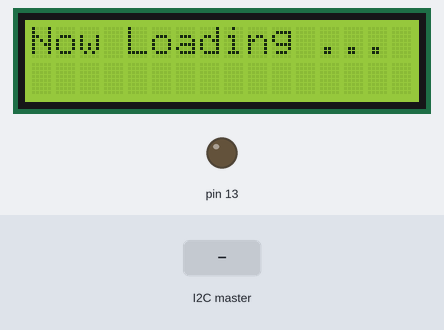
Recording of a sketch running on a simulated Arduino Uno, built with avr-gcc and run on an emulated ATmega328P. On the bench: 16×2 character LCD, output pins drawn as LEDs (lit = HIGH). Inputs (shaded band) come from the test bench.

Above: at 1.2 s.
1.3 s: the I2C master sends the byte 1
At 2.5 s:
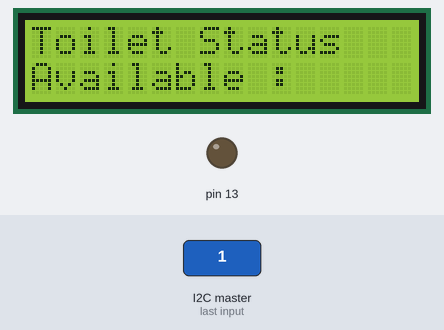
2.8 s: the I2C master sends the byte 0
4.3 s: the I2C master sends the byte 2
5.8 s: the I2C master sends the byte 90
At 6.5 s:
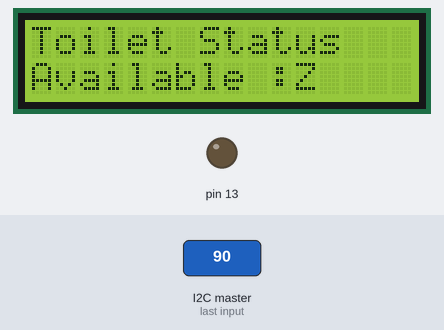
7.3 s: the I2C master sends the byte 200
At 8.8 s:
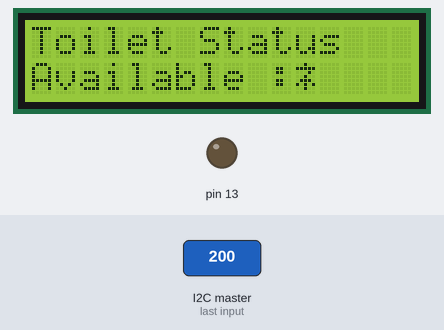
Timing chart, 0 to 9.8 s (numbered marks = the images above; inputs shaded):
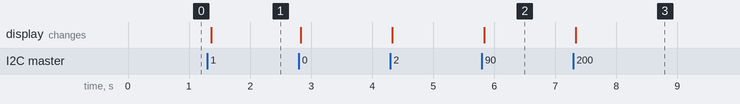

The sketch:

LCD.ino
```cpp
#include <Wire.h>
#include <LiquidCrystal_I2C.h>

#define SLAVE 10

String receivedMassage;

LiquidCrystal_I2C lcd(0x3F, 16, 2);
boolean isLCDLoading = true;

void blink();
void play();
void LCDManager();
void receiveFromMaster(int);

void setup(){
	receivedMassage = String();
	isLCDLoading = true;
	lcd.begin();
	lcd.backlight();
	lcd.print("Now Loading ...");
	Wire.begin(SLAVE);
	Wire.onReceive(receiveFromMaster);
	pinMode(13, OUTPUT);
}

void loop(){
	if(receivedMassage != String())	play();
}

void receiveFromMaster(int bytes) {
	while(Wire.available() > 0)
		receivedMassage = String(receivedMassage + (char)Wire.read());
	blink();
}

void LCDManager(){
	if(isLCDLoading){
		lcd.clear();
		lcd.print("Toilet Status");
		lcd.setCursor(0,1);
		lcd.print("Available : ");
		isLCDLoading = false;
	}
	lcd.setCursor(11,1);
	lcd.print(receivedMassage + "     ");
}

void play() {
	LCDManager();
	receivedMassage = String();
}

void blink(){
	digitalWrite(13, HIGH);
	delay(50);
	digitalWrite(13, LOW);
	delay(50);
}
```

Measured:
- after the input at 1.3 s, the display: changes after 0.06 s (image 1)
- after the input at 5.8 s, the display: changes at once (image 2)
- after the input at 7.3 s, the display: changes at once (image 3)
